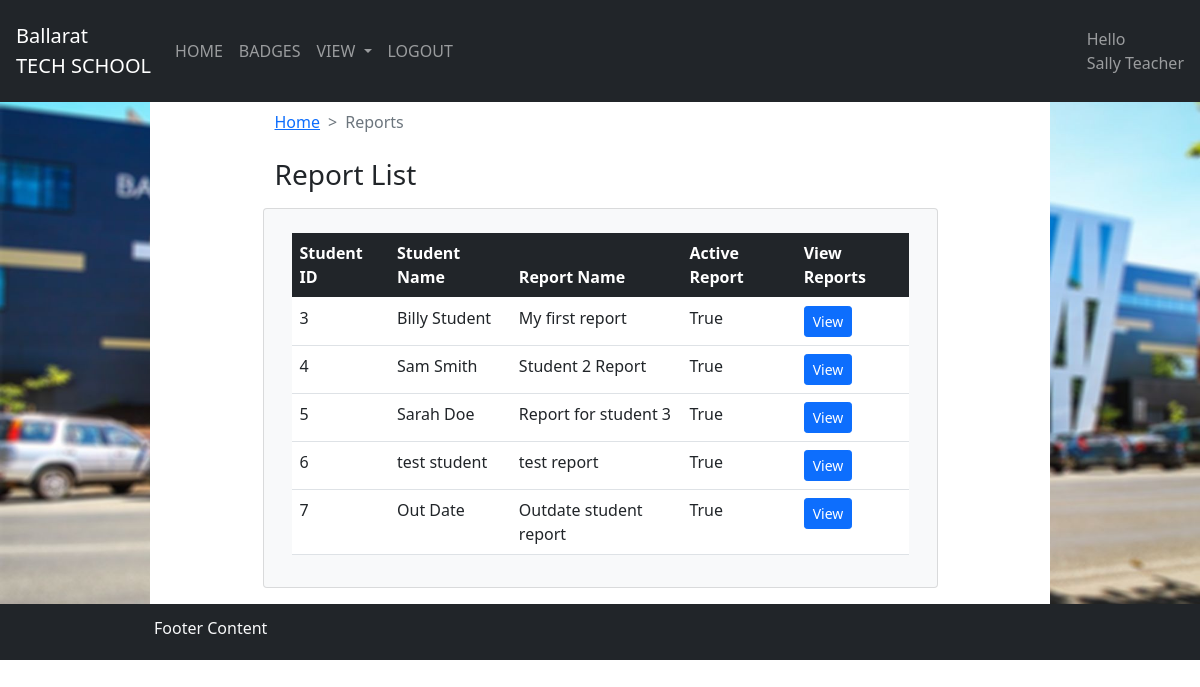
Screenshot of /teacher/report/ (signed in) with the database file from the repository.
### report/models.py (models this page shows)
class Report(models.Model):
	report_id = models.BigAutoField(primary_key=True)
	report_title = models.TextField(max_length=100)
	student_id = models.ForeignKey(User, on_delete=models.CASCADE)
	report_active = models.BooleanField(default=False)
	report_additional_comment = models.TextField(max_length=1000, null=True, blank=True)
	report_start_date = models.DateField()
	report_end_date = models.DateField()

### login/decorators.py (the view, shortened to what this page needs)
		def wrapper_func(request, *args, **kwargs):
			return view_func(request, *args, **kwargs)

### report/views.py (called while the page is built)
@login_required(login_url='/')																# Redirects if not logged in.
@allowed_users(allowed_roles=['staff'])														# Restricted to users with 'staff' role.
@active_report()																			# Verifies active report, no effect for staff.
def report_view(request, *args, **kwargs):
	student_list = User.objects.filter(groups__name='student') 								# Filters the students by the django group they are apart of
	student_report = Report.objects.filter(report_active=True)								# Only obtains student reports that are active
	content = {
		'student_list': student_list,
		'student_reports': student_report
	}
	return render(request, 'report.html', content)											# Renders the content to report.html

### templates/report.html
{% extends 'teacher_base.html' %}
{% block content %}
<div class="bg-white text-dark w-75">
	<div class='d-flex justify-content-center'>
		<div class="w-75 mb-2 mt-2 text-dark ">
			<div class='container'>
					<nav style="--bs-breadcrumb-divider: '>';" aria-label="breadcrumb">
					<ol class="breadcrumb">
						<li class="breadcrumb-item"><a href="/teacher">Home</a></li>
			    		<li class="breadcrumb-item active" aria-current="page">Reports</li>
					</ol>
				</nav>
			</div>
			<div class='mt-4'>
				<div class='container'>
					<h3>Report List</h3>
				</div>
			</div>
		</div>
	</div>
	<div class='d-flex justify-content-center'>
		<div class="p-3 mb-3 w-75 card bg-light text-dark ">
			<div class='container'>
				<div class="pt-2 row justify-content-md-center">
					<div class="table-responsive">
						<table class="table table-hover bg-white">
							<thead class="table-dark">
								<tr>
									<th>Student ID</th>
									<th>Student Name</th>
									<th>Report Name</th>
									<th>Active Report</th>
									<th>View Reports</th>
								</tr>
							</thead>
							{% for report in student_reports %}
								<tr>
									<td>{{ report.student_id.id }}</td>
									<td>{{ report.student_id.first_name }} {{ report.student_id.last_name }}</td>
									<td>{{ report.report_title }}</td>
									<td>{{ report.report_active }}</td>
									<td>
										<form action="/teacher/student/{{ report.student_id.id }}/report/{{ report.report_id }}/">
											<button type="submit" class="btn btn-primary btn-sm">View</button>
										</form>
									</td>
								</tr>
							{% endfor %}
						</table>
					</div>
				</div>
			</div>
		</div>
	</div>
</div>
{% endblock %}

### templates/teacher_header.html (shortened to what this page needs)
{% load static %}
<body>
<nav class="navbar navbar-expand-lg navbar-dark bg-dark p-3">
  <a class="navbar-brand" href="/teacher">Ballarat </br> TECH SCHOOL</a>
  <div class="collapse navbar-collapse" id="navbarSupportedContent">
    <ul class="navbar-nav">
      <li class="nav-item">
          <a class="nav-link" href="/teacher">HOME</a>
      </li>
      <li class="nav-item">
          <a class="nav-link" href="/teacher/badge">BADGES</a>
      </li>
      <li class="nav-item dropdown">
          <a class="nav-link dropdown-toggle" href="#" id="navbarDropdown" role="button" data-toggle="dropdown" aria-haspopup="true" aria-expanded="false">
            VIEW
          </a>
      </li>
      <li class="nav-item">
          <a class="nav-link" href="/logout/">LOGOUT</a>
      </li>
    </ul>
  </div>
  <div class='d-flex justify-content-end'>
        <span class="navbar-text">
          Hello</br> {{ request.user.first_name }} {{ request.user.last_name }}
        </span>
    </div>
</nav>

### rows the page displays
Report: student_id.id "3", student_id.first_name "Billy", student_id.last_name "Student", report_title "My first report", report_active "True"
Report: student_id.id "4", student_id.first_name "Sam", student_id.last_name "Smith", report_title "Student 2 Report", report_active "True"
Report: student_id.id "5", student_id.first_name "Sarah", student_id.last_name "Doe", report_title "Report for student 3", report_active "True"
Report: student_id.id "6", student_id.first_name "test", student_id.last_name "student", report_title "test report", report_active "True"
Report: student_id.id "7", student_id.first_name "Out", student_id.last_name "Date", report_title "Outdate student report", report_active "True"

### other values shown
{{ request.user.first_name }} "Sally"
{{ request.user.last_name }} "Teacher"
